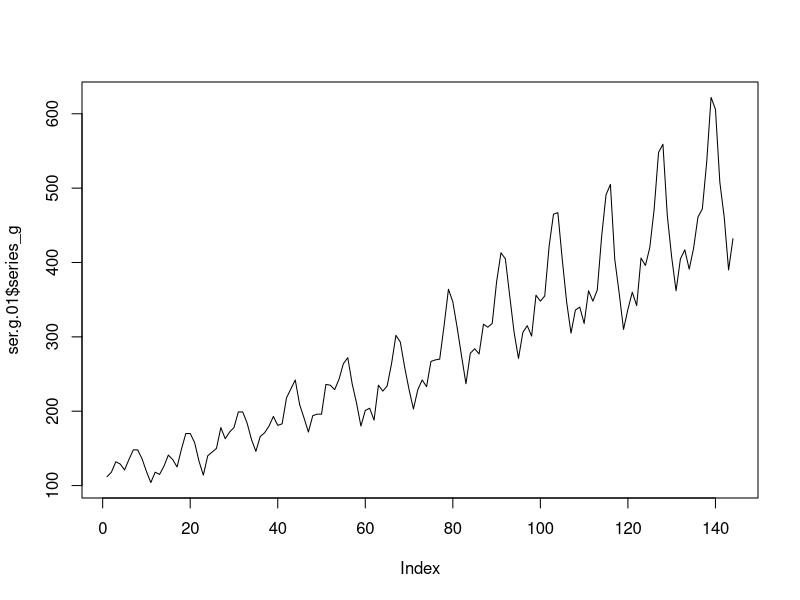
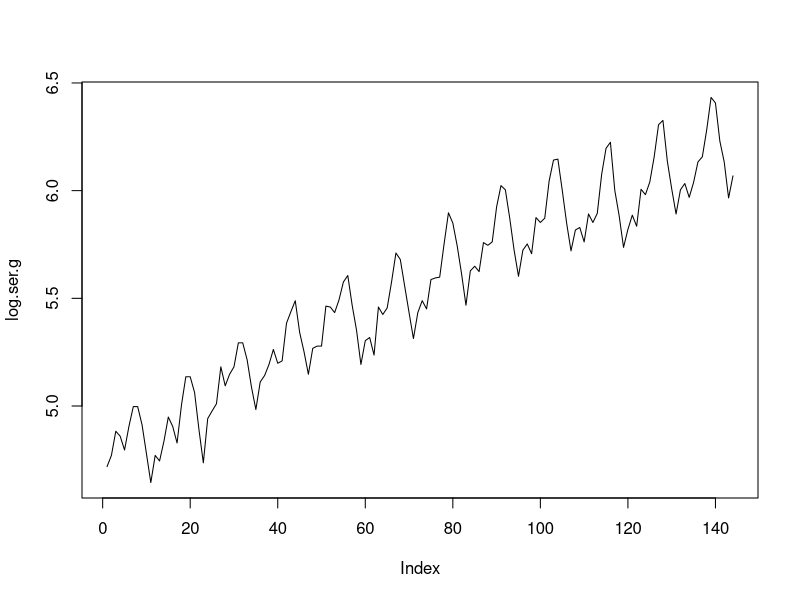
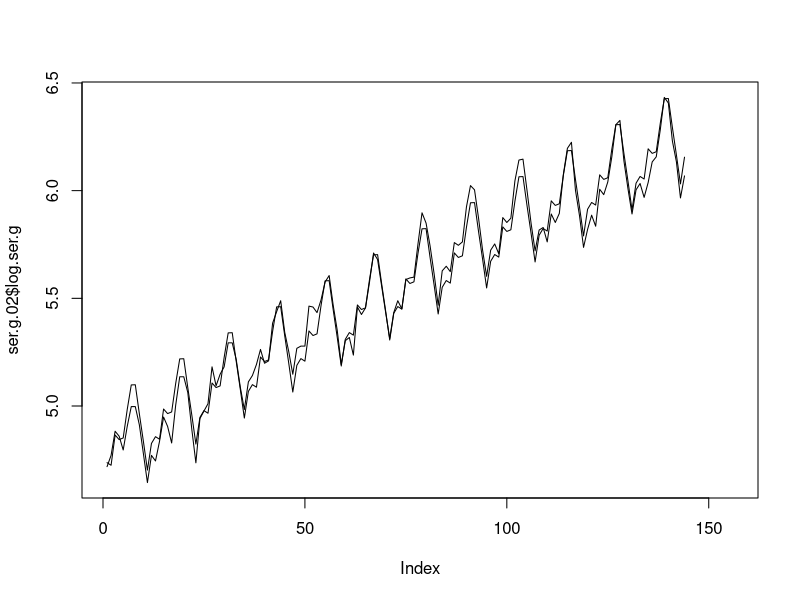
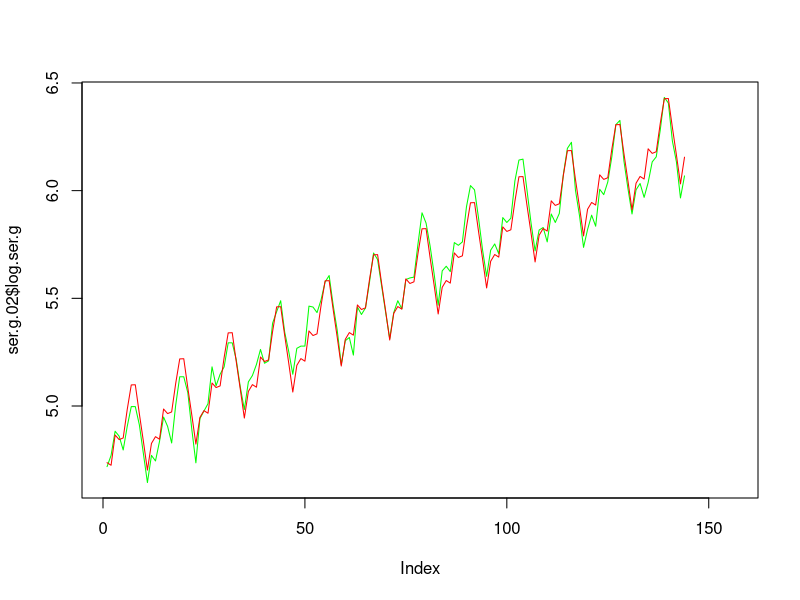
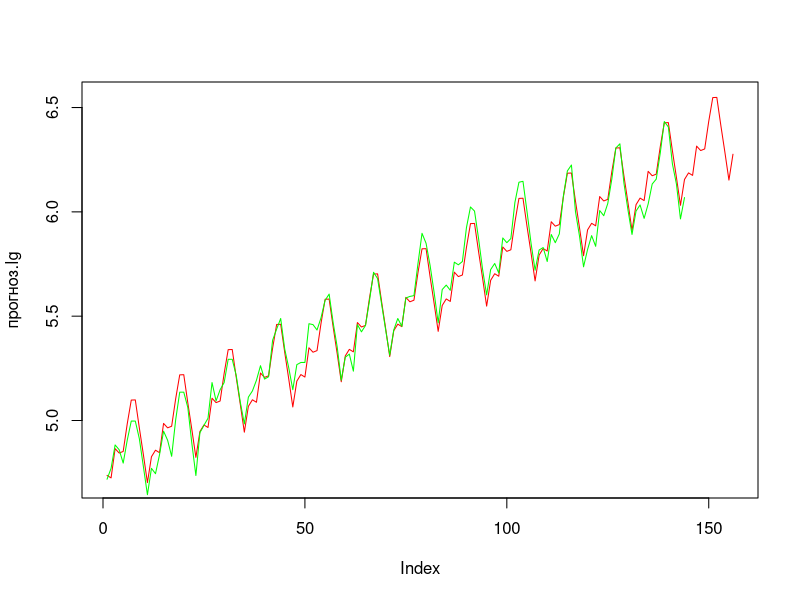
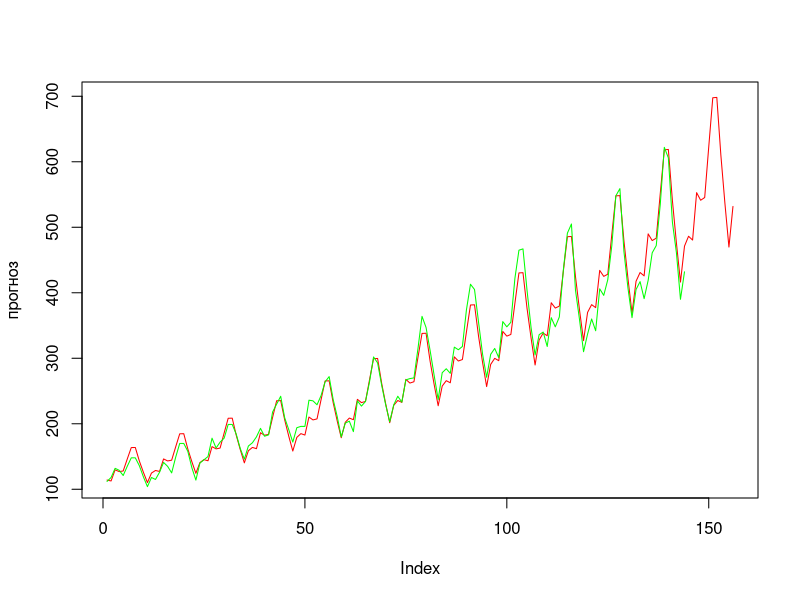

These figures' R source, in order:

#  Построить прогноз на один год вперед

#  Удалим все объекты (если только начинаем анализ, удалять нечего...)

rm(list=ls(all=TRUE))


#  Шаг 0. Прочитаем данные

ser.g.01 <- read.table("series_g.csv", header=T, sep=";")


#  Проверка: импортировали правильно?

ser.g.01

dim(ser.g.01)

names(ser.g.01)


#  Шаг 1. Предварительный анализ

#  Построим график ряда

plot(ser.g.01$series_g, type="l")

#  Из графика видно, что
#  Тренд есть, тренд линейный.
#  Сезонность есть, мультипликативная.
#  Выводы.
#  Чтобы получить аддитивную сезонность, можно попробовать рассмотреть логарифм ряда


#  Шаг 2. Преобразование временного ряда

log.ser.g <- log(ser.g.01$series_g)

#  Посмотрим результат на графике

plot(log.ser.g, type="l")

#  Тренд есть, тренд примерно линейный.
#  Сезонность есть, аддитивная.
#  Выводы.
#  Преобразование привело к желаемому результату.
#  Можно строить регрессионную модель с линейным трендом


#  Шаг 3. Создание дополнительных переменных

#  создаем независимые переменные
#  Делаем это с запасом! То есть и на будущее: 
#  на те месяцы, для которых будет строиться прогноз
#  Чтобы обратить Ваше внимание на это, ниже написано "144+12" или "12+1"
#  вместо естественных "156" или "13"

#  время

time. <- 1:(144+12)

#  сезонные индикаторы

month.01 <- rep(c(1,0,0,0,0,0,0,0,0,0,0,0), 12+1)
month.02 <- rep(c(0,1,0,0,0,0,0,0,0,0,0,0), 12+1)
month.03 <- rep(c(0,0,1,0,0,0,0,0,0,0,0,0), 12+1)
month.04 <- rep(c(0,0,0,1,0,0,0,0,0,0,0,0), 12+1)
month.05 <- rep(c(0,0,0,0,1,0,0,0,0,0,0,0), 12+1)
month.06 <- rep(c(0,0,0,0,0,1,0,0,0,0,0,0), 12+1)
month.07 <- rep(c(0,0,0,0,0,0,1,0,0,0,0,0), 12+1)
month.08 <- rep(c(0,0,0,0,0,0,0,1,0,0,0,0), 12+1)
month.09 <- rep(c(0,0,0,0,0,0,0,0,1,0,0,0), 12+1)
month.10 <- rep(c(0,0,0,0,0,0,0,0,0,1,0,0), 12+1)
month.11 <- rep(c(0,0,0,0,0,0,0,0,0,0,1,0), 12+1)
month.12 <- rep(c(0,0,0,0,0,0,0,0,0,0,0,1), 12+1)

#  Чтобы уравнять длины всех векторов 
#  добавляю к исходным данным пропущенные значения
log.ser.g[145:(144+12)] <-NA

#  Для удобства работы склеиваю из векторов таблицу данных
#  (не обязательное действие...)

ser.g.02 <- data.frame(log.ser.g, time., month.01, month.02, month.03, 
     month.04, month.05, month.06, month.07, month.08, month.09, month.10, 
     month.11, month.12)

#  Смотрю, что получилось
ser.g.02


#  Шаг 4. Регрессионный анализ
#  линейная регрессия

#  неправильно, так как не выбран базовый сезон
#  res.01 <- lm(log.ser.g ~ time. + month.01 + month.02 + month.03 + month.04 + 
#               month.05 + month.06 + month.07 + month.08 + month.09 + month.10 + 
#               month.11 + month.12, ser.g.02)

#  за базу берем январь

res.01 <- lm(log.ser.g ~ time. +              month.02 + month.03 + month.04 + 
             month.05 + month.06 + month.07 + month.08 + month.09 + month.10 + 
             month.11 + month.12, ser.g.02)

#  Просмотр результатов

summary(res.01)


#  Шаг 5. Подгонка для логарифма ряда

#  Сами значения
res.01$fitted.values

#  График. Сравним подгонку и ряд из логарифмов

plot(ser.g.02$log.ser.g, type="l")
lines(res.01$fitted.values)

#  Неудобно. Трудно различать линии: где ряд?  где подгонка?
#  Нарисуем линии разным цветом

plot(ser.g.02$log.ser.g,, type="l", col="green")
lines(res.01$fitted.values, col="red")

#  Вывод. Подгонка удовлетворительная. Можно надеяться на хороший прогноз.

#  Шаг 6. Прогнозирование логарифма ряда

прогноз.lg = predict.lm(res.01, ser.g.02)

прогноз.lg

plot(прогноз.lg, type="l", col="red")
lines(ser.g.02$log.ser.g, col="green")


прогноз <- exp(прогноз.lg)

plot(прогноз, type="l", col="red")
lines(ser.g.01$series_g, col="green")


